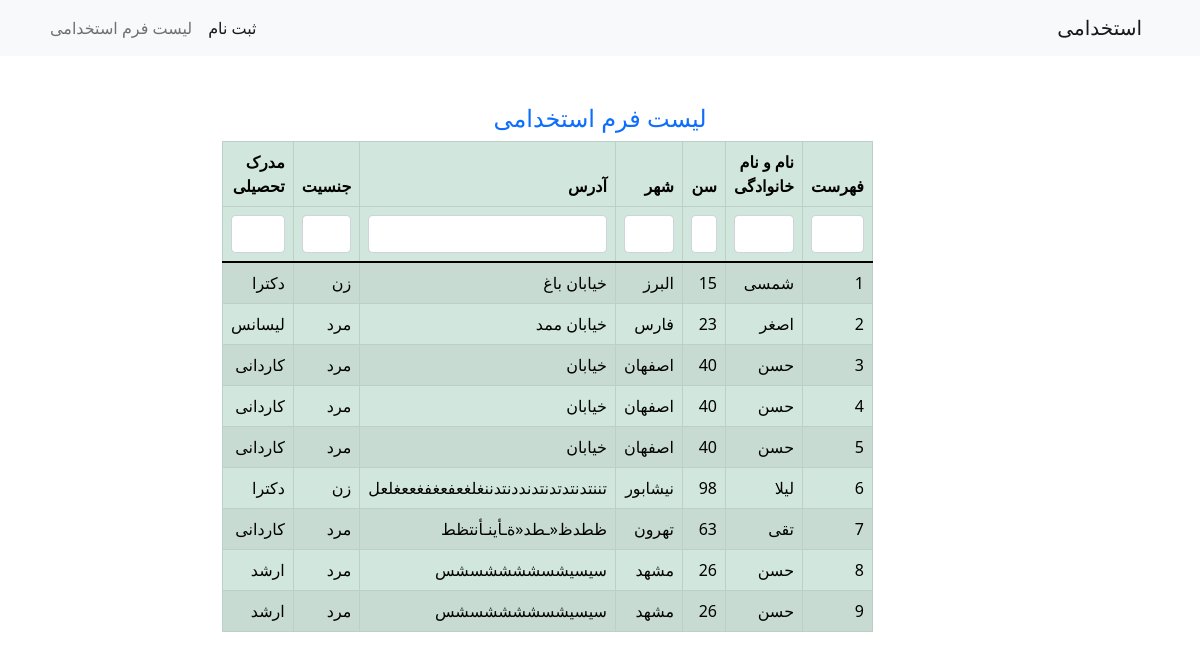
The page /show.php on the database its author committed.
### tables this page shows
CREATE TABLE `user` (
  `id` int(11) NOT NULL,
  `fullname` varchar(255) NOT NULL,
  `age` int(10) NOT NULL,
  `city` varchar(255) DEFAULT NULL,
  `address` varchar(255) DEFAULT NULL,
  `sex` varchar(255) DEFAULT NULL,
  `education` varchar(255) DEFAULT NULL
);

### show.php (the view, shortened to what this page needs)
<?php
include("connect.php");
?>
<!DOCTYPE html>
<html lang="en">
<head>
    <link href="https://cdn.jsdelivr.net/npm/bootstrap@5.1.3/dist/css/bootstrap.min.css" rel="stylesheet">
</head>
<body dir="rtl">
    <header>
        <?php include "header.php"; ?>
    </header>
    <div class="container mt-5">
        <div class="row justify-content-center">
            <div class="col-md-6">
                <h4 style="text-align: center;" class="text-primary">لیست فرم استخدامی </h4>
                <div class="panel panel-primary filterable">
                    <table class="table table-success table-striped table-bordered">
                        <thead>
                            <tr>
                                <th scope="col">فهرست</th>
                                <th scope="col">نام و نام خانوادگی </th>
                                <th scope="col">سن</th>
                                <th scope="col">شهر</th>
                                <th scope="col">آدرس</th>
                                <th scope="col">جنسیت</th>
                                <th scope="col">مدرک تحصیلی</th>
                            </tr>
                            <tr class="filters">
                                <th><input type="text" class="form-control"></th>
                                <th><input type="text" class="form-control"></th>
                                <th><input type="text" class="form-control"></th>
                                <th><input type="text" class="form-control"></th>
                                <th><input type="text" class="form-control"></th>
                                <th><input type="text" class="form-control"></th>
                                <th><input type="text" class="form-control"></th>
                            </tr>
                        </thead>
                        <tbody id="Table">
                            <?php
                            $sql = "SELECT * FROM user ORDER BY id DESC";
                            $result = $conn->query($sql);
                            $i = 1;
                            while ($row = $result->fetch_assoc()) {
                            ?>
                                <tr>
                                    <td scope="row"><?php echo $i++; ?></td>
                                    <td><?php echo $row['fullname']; ?></td>
                                    <td><?php echo $row['age']; ?></td>
                                    <td><?php echo $row['city']; ?></td>
                                    <td><?php echo $row['address']; ?></td>
                                    <td><?php echo $row['sex']; ?></td>
                                    <td><?php echo $row['education']; ?></td>
                                </tr>
                            <?php }
                            ?>
                        </tbody>
                    </table>
                </div>
            </div>
        </div>
    </div>
</body>
</html>

### header.php (shortened to what this page needs)
<nav class="navbar navbar-expand-lg navbar-light bg-light">
    <div class="container">
        <a class="navbar-brand" href="#"> استخدامی </a>
        <div class="collapse navbar-collapse" id="navbarSupportedContent">
            <ul class="navbar-nav me-auto mb-2 mb-lg-0">
                <li class="nav-item">
                    <a class="nav-link active" aria-current="page" href="index.php">ثبت نام</a>
                </li>
                <li class="nav-item">
                    <a class="nav-link" href="show.php">لیست فرم استخدامی </a>
                </li>
            </ul>
        </div>
    </div>
</nav>

### rows shown on the page
user: fullname "شمسی", age "15", city "البرز", address "خیابان باغ", sex "زن", education "دکترا"
user: fullname "اصغر", age "23", city "فارس", address "خیابان ممد", sex "مرد", education "لیسانس"
user: fullname "حسن", age "40", city "اصفهان", address "خیابان", sex "مرد", education "کاردانی"
user: fullname "حسن", age "40", city "اصفهان", address "خیابان", sex "مرد", education "کاردانی"
user: fullname "حسن", age "40", city "اصفهان", address "خیابان", sex "مرد", education "کاردانی"
user: fullname "لیلا", age "98", city "نیشابور", address "تننتدنتدتدنتدنددنتدننغلغعفعغفغععغلعل", sex "زن", education "دکترا"
user: fullname "تقی", age "63", city "تهرون", address "ظطدظ«ـطد«ةـأينـأنتظط", sex "مرد", education "کاردانی"
user: fullname "حسن", age "26", city "مشهد", address "سیسیشسششششسشس", sex "مرد", education "ارشد"
user: fullname "حسن", age "26", city "مشهد", address "سیسیشسششششسشس", sex "مرد", education "ارشد"
